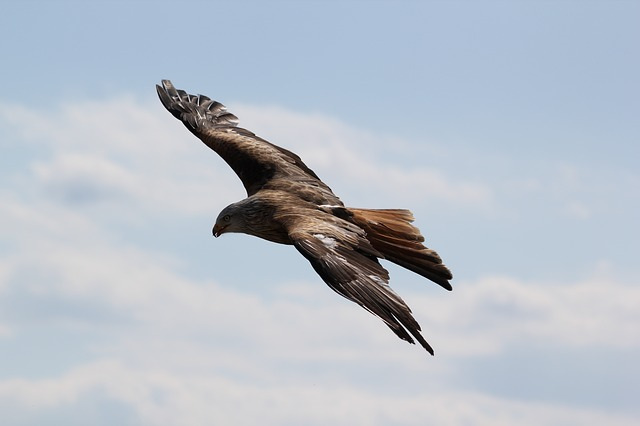
%> input picture exercise1/Assignment2/eagle.jpg, 640 x 426 px
$ octave assignment2d.m   (GNU Octave 9; MATLAB toolbox functions it lacks are replaced by stand-ins)
%> lines starting %> are read from the running program, lines starting %| are printed output that depends on the picture; in (x1, y1, x2, y2) boxes, pixels count from 0 and x2, y2 are one past the last pixel; in counts of white or black regions, pixels touching at a corner belong together; the program's own positions count from 1
### exercise1/Assignment3/myhist.m
function [ H, bins ] = myhist(I , nbins) % H, bins are outputs and I,nbins are inputs
I = reshape(I, 1, numel(I) ); % reshape image in 1D vector 1xI_len
H = zeros(1, nbins) ; % initialize the histogram
max_val_in = 255 ; % highest input value
min_val_in = 0 ; % lowest input value
max_val_out = nbins; % highest cell index
min_val_out = 1 ; % lowest cell index
% Compute bin numbers for all pixels
f = (max_val_out - min_val_out) / (max_val_in - min_val_in); % Compute the scaling factor
idx = floor(double(I) * f) + min_val_out; % Calculate indices for all pixels, rounding them down
idx(idx > nbins) = nbins; % Truncate the outliers
for i = 1 : length(I) % Now iterate the image and increase appropriate histogram cell for each ←-
% pixel
H(idx(i)) = H(idx(i)) + 1;
end
% Normalize the histogram (sum of cell values equals 1)
H = H / sum(H) ;
% Compute reference values for all cells in the histogram
bins = ( (1 : nbins) - min_val_out) ./ f;
end

### exercise1/Assignment2/assignment2d.m
A = rgb2gray(imread('eagle.jpg'));
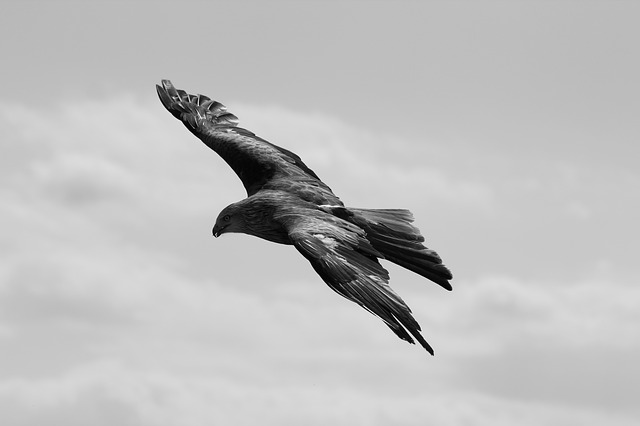
%> A: size 426x640 uint8; min 0, max 254, mean 189.6
M = (A > 160); % all elements with value > 150 are changed to 1, others are changed to 0
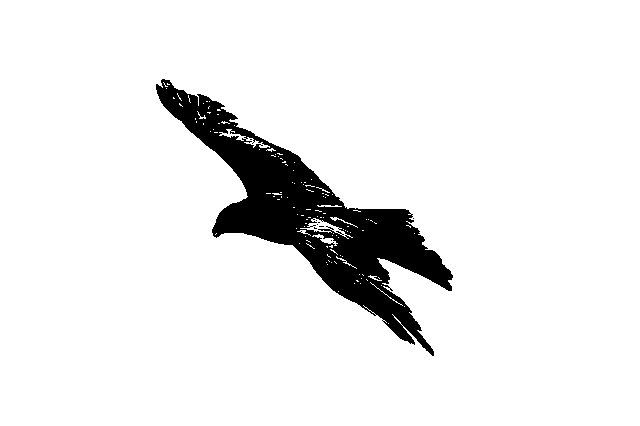
%> M: size 426x640 logical; 92.3% white; 9 black regions (8 under 20 px), largest, box (x1, y1, x2, y2) and area: (156, 79, 453, 356) 21053
% M = (A < 215);

[H, bins]= myhist(A, 50);
%> after the loop in myhist, `for i = 1 : length(I)`: H = 50 values, max 56978 at index 37, min 0 at index 50, mean 5452.8
%> in myhist, `H = H / sum(H) ;`: H = 50 values, max 0.209 at index 37, min 0 at index 50, mean 0.02
%> bins = 50 values from 0 to 255

figure;
subplot(3,2,1);
imagesc(A);
% figure;

subplot(3,2,2);
imagesc(M);

subplot(3,2,3);
imagesc(H);

subplot(3,2,4);
bar(H);
colormap gray;


I = double(rgb2gray(imread('eagle.jpg')));
%> I: size 426x640 double; min 0, max 254, mean 189.6; mean of the top-left, top-right, bottom-left and bottom-right quarters 181.7, 193.8, 198.4, 184.3
P = I(:); % A handy way to turn 2D matrix into a vector of numbers

bins = 50 ;
H = hist(P, bins);
%> H = 50 values, max 61857 at index 38, min 23 at index 49, mean 5452.8
subplot(3,2,6); bar(H, 'r');
%> after `bar(H, 'r')`:
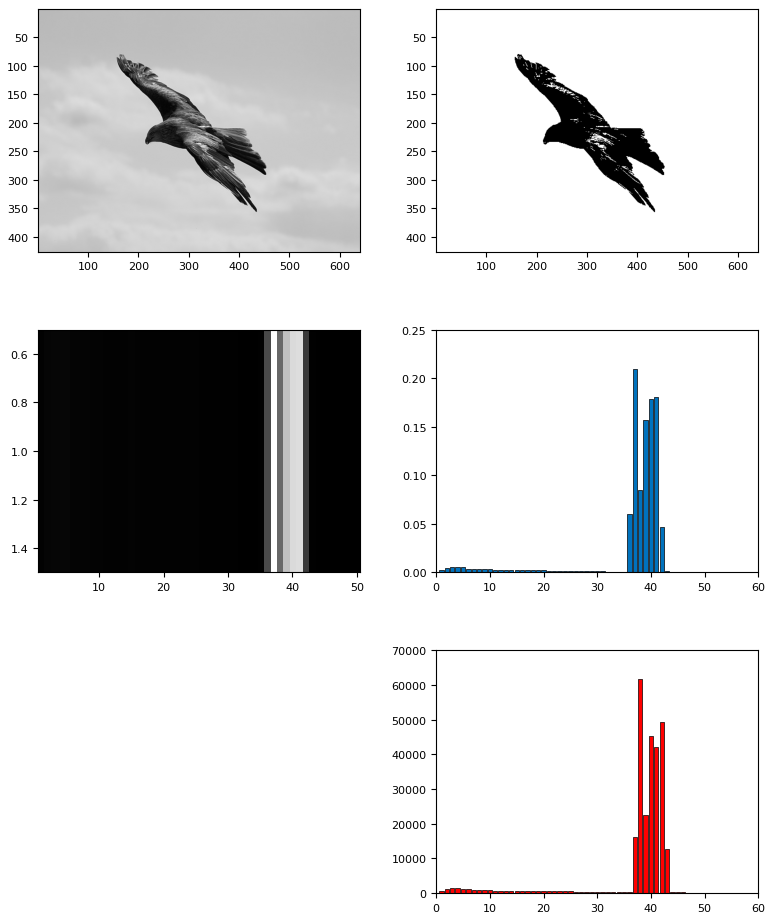
%> figure redrawn from the program's plot data, 5 panels


% hist(x) creates a histogram bar chart of the elements in vector x.
% The elements in x are sorted into 10 equally spaced bins along the x-axis
% between the minimum and maximum values of x. hist displays bins as rectangles,
% such that the height of each rectangle indicates the number of elements in the bin.

% If the input is a multi-column array, hist creates histograms for each
% column of x and overlays them onto a single plot.

% If the input is of data type categorical, each bin is a category of x.

%{
   The values in with the myhist() are normalized and therefore we see a percentage
   of each pixel batch value.
%}
